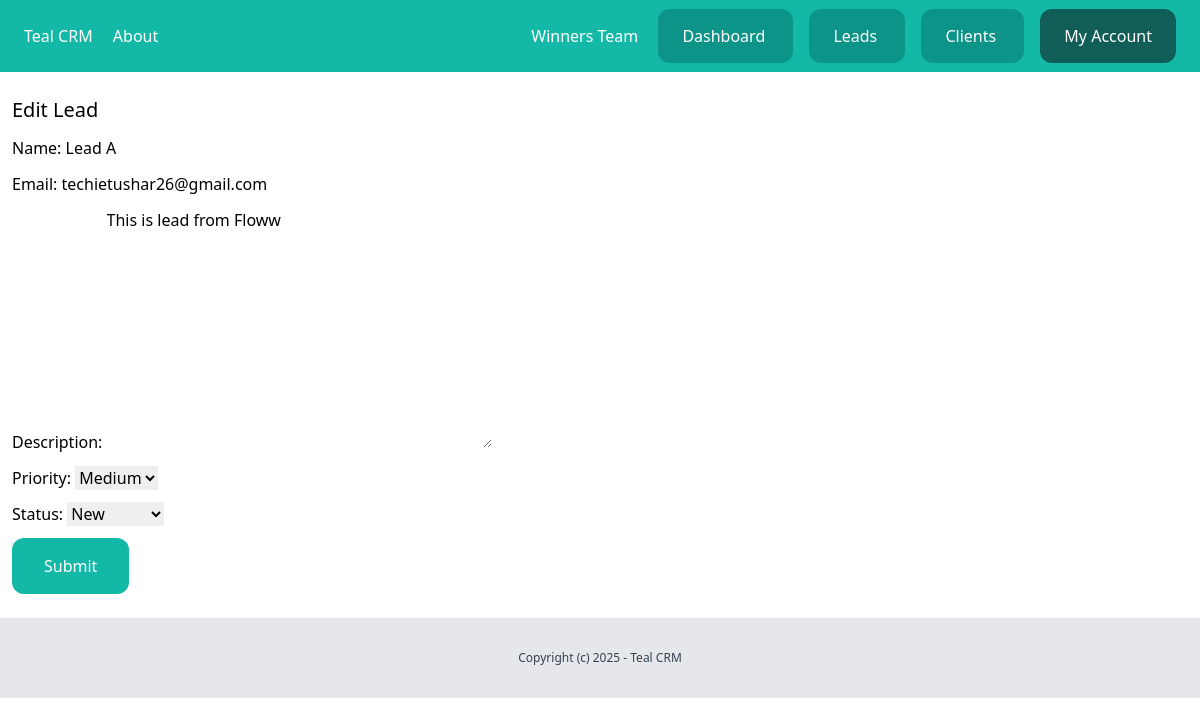
The app's page /dashboard/leads/17/edit/ (signed in) with its own data.
### team/models.py (models this page shows)
class Team(models.Model):
    plan = models.ForeignKey(Plan,related_name='teams',on_delete=models.CASCADE, null=True, blank=True)
    name = models.CharField(max_length=255)
    created_by = models.ForeignKey(User,related_name='created_teams' ,on_delete=models.CASCADE)
    created_at = models.DateTimeField(auto_now_add=True)
    members = models.ManyToManyField(User)
    def __str__(self):
        return self.name

### leads/models.py (models this page shows, shortened)
class Lead(models.Model):
    LOW = 'low'
    MEDIUM = 'medium'
    HIGH = 'high'
    CHOICES_PRIORITY = (
        (LOW, 'Low'),
        (MEDIUM, 'Medium'),
        (HIGH, 'High')
    )
    NEW = 'new'
    CONTACTED = 'contacted'
    WON = 'won'
    LOST = 'lost'
    CHOICES_STATUS = (
        (NEW, 'New'),
        (CONTACTED, 'Contacted'),
        (WON, 'Won'),
        (LOST, 'Lost')
    )
    team = models.ForeignKey(Team, related_name='leads', on_delete=models.CASCADE)
    name=models.CharField(max_length=255)
    email=models.EmailField()
    description=models.TextField(blank=True,null=True)
    priority = models.CharField(max_length=10, choices=CHOICES_PRIORITY, default=MEDIUM)
    status = models.CharField(max_length=10, choices=CHOICES_STATUS, default=NEW)
    converted_to_client=models.BooleanField(default=False)
    created_by = models.ForeignKey(User, related_name='leads', on_delete=models.CASCADE)
    created_at = models.DateTimeField(auto_now_add=True)
    modified_at = models.DateTimeField(auto_now=True)
    class Meta:
        ordering=('name',)

### leads/views.py (the view)
# urls.py: path('<int:pk>/edit/', views.LeadUpdateView.as_view(), name='edit'),
class LeadUpdateView(LoginRequiredMixin,UpdateView):
    model = Lead
    fields = ('name','email','description','priority','status')
    def get_context_data(self, **kwargs):
        context = super().get_context_data(**kwargs)
        context["title"] = "Edit Lead"
        return context
    def get_queryset(self):
         queryset = super(LeadUpdateView, self).get_queryset()
         return queryset.filter(created_by=self.request.user,pk=self.kwargs.get('pk'))
    success_url = reverse_lazy("leads:list")

### team/context_processors.py (called while the page is built)
def active_team(request):
    active_team = None  # Default to None
    if request.user.is_authenticated:
        user_profile = getattr(request.user, 'userprofile', None)  # Safely access userprofile
        if user_profile and user_profile.active_team:
            active_team = user_profile.active_team
        else:
            active_team = Team.objects.filter(created_by=request.user).first()
    return {'active_team': active_team}

### leads/templates/leads/lead_form.html (shortened to what this page needs)
{% extends 'core/base.html' %}
{% block content %}
<div class="px-3 py-6">
    <h1 class="text-xl mb-3">{{title}}</h1>
    {% if team.plan.max_leads > team.leads.count or title == 'Edit Lead' %}
    <form method="POST" action="." class="space-y-3">
        {{form.as_p}}
        <button class="py-4 px-8 bg-teal-500 text-white rounded-xl">Submit</button>
    </form>
    {% else %}
    <div class="bg-red-100 text-red-500 p-3 rounded-xl mb-3">
        Your team have reached max number of leads for your plan. Please upgrade your plan to add more leads.
    </div>
    {% endif %}
</div>
{% endblock %}

### core/templates/core/partials/nav.html (shortened to what this page needs)
<nav class="px-6 py-6 bg-teal-500 flex justify-between">
    <div class="space-x-4">
        <a href="/" class="text-white">
            Teal CRM
        </a>
        <a href="{% url 'about' %}" class="text-white">
            About
        </a>
    </div>
    <div class="space-x-4">
        {% if request.user.is_authenticated %}
        <a href="{% url 'team:detail' active_team.id %}" class="text-white">
            {{active_team}}
        </a>
        <a href="{% url 'dashboard:index' %}" class="py-4 px-6 bg-teal-600 rounded-xl text-white">
            Dashboard
        </a>
        <a href="{% url 'leads:list' %}" class="py-4 px-6 bg-teal-600 rounded-xl text-white">
            Leads
        </a>
        <a href="{% url 'clients:list' %}" class="py-4 px-6 bg-teal-600 rounded-xl text-white">
            Clients
        </a>
        <a href="{% url 'userprofile:myaccount' %}" class="py-4 px-6 bg-teal-800 rounded-xl text-white">
            My Account
        </a>
        {% endif %}
    </div>
</nav>

### records on screen
Team: name "Winners Team"
Lead: name "Lead A", email "techietushar26@gmail.com", description "This is lead from Floww", priority "Medium", status "New"

### other values on screen
{{ title }} "Edit Lead"
